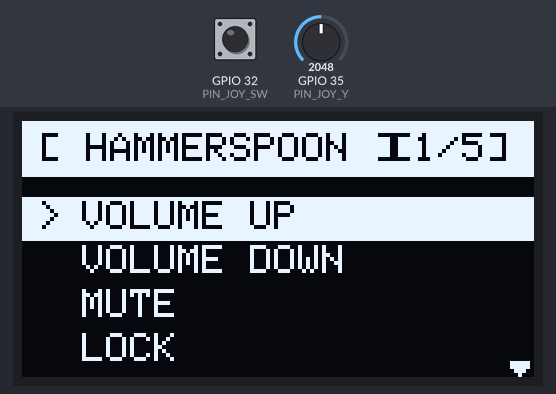
The sketch below on a simulated ESP32. Shown: 128×64 one-colour display. The test bench sets the inputs (shaded band); at power-on: GPIO 32 (PIN_JOY_SW) HIGH, GPIO 35 (PIN_JOY_Y) = 2048. WiFi joins after 1.5 s; servers stay silent unless stated; uploads are accepted with an empty reply; what the sketch prints to the serial monitor is not drawn.

Above: at 2.9 s.
3.0 s: GPIO 32 (PIN_JOY_SW) pulled LOW for 0.15 s
At 3.7 s:
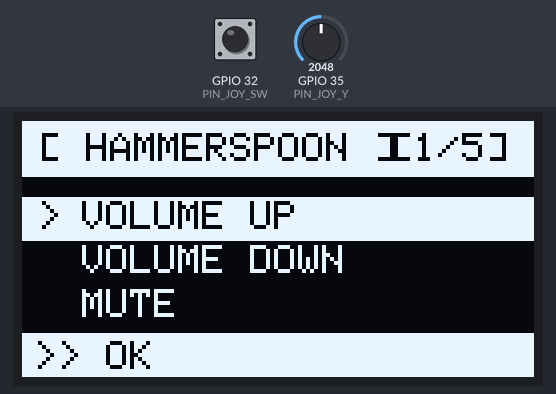
6.1 s: GPIO 35 (PIN_JOY_Y) set to 2957
7.6 s: GPIO 35 (PIN_JOY_Y) set to 3062
At 9.4 s:
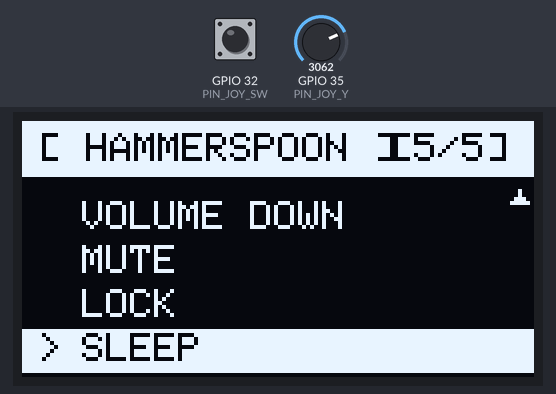
9.7 s: GPIO 32 (PIN_JOY_SW) pulled LOW for 1 s
At 11.1 s:
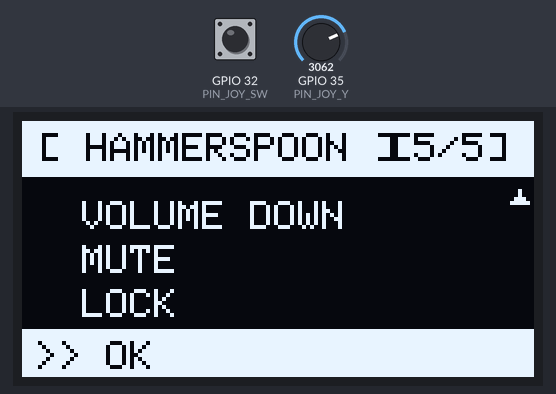
13.7 s: GPIO 35 (PIN_JOY_Y) set to 1025
15.2 s: GPIO 35 (PIN_JOY_Y) set to 935
At 15.34 s:
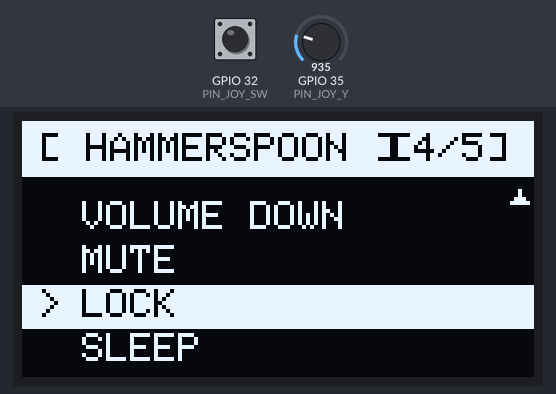
Timing chart, 0 to 18.2 s (numbered marks = the images above; inputs shaded):
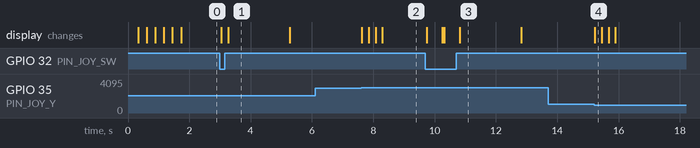

The sketch:

hammerspoon_deck_esp32.ino
```cpp
/*
 * ═══════════════════════════════════════════════
 *  HAMMERSPOON DECK — ESP32 + OLED 0.96"
 *  Motor de menú (copiado/adaptado de retro_terminal_esp32.ino)
 *  reconectado a un servidor Hammerspoon por HTTP en vez de MQTT.
 *  Al seleccionar un item hace POST a http://HOST:PORT/cmd con
 *  {"type":"action","payload":"<id>"} y el header X-Auth-Token.
 * ═══════════════════════════════════════════════
 *  Librerías: Adafruit SSD1306, Adafruit GFX
 *  Cableado: BTN_MENU=4  JOY_X=34  JOY_Y=35  JOY_SW=32  OLED SDA=21 SCL=22
 * ═══════════════════════════════════════════════
 */

#include <WiFi.h>
#include <HTTPClient.h>
#include <Wire.h>
#include <Adafruit_GFX.h>
#include <Adafruit_SSD1306.h>
#include "secrets.h"   // SECRET_WIFI_SSID, SECRET_WIFI_PASS, SECRET_HAMMERSPOON_TOKEN

// ---------- CONFIG ----------
const char* WIFI_SSID = SECRET_WIFI_SSID;
const char* WIFI_PASS = SECRET_WIFI_PASS;

const char* HAMMERSPOON_HOST  = "192.168.0.107";
const int   HAMMERSPOON_PORT  = 8484;
const char* HAMMERSPOON_TOKEN = SECRET_HAMMERSPOON_TOKEN;

// ---------- PINES ----------
#define PIN_BTN_MENU  4
#define PIN_JOY_Y     35
#define PIN_JOY_SW    32

// ---------- OLED ----------
#define SCREEN_W 128
#define SCREEN_H 64
#define OLED_ADDR 0x3C
Adafruit_SSD1306 display(SCREEN_W, SCREEN_H, &Wire, -1);

// ---------- MENÚ ----------
struct Menu {
  const char** items;
  const char** ids;
  int len;
  int index;
  int scroll;
};

const char* deckLabels[] = { "VOLUME UP", "VOLUME DOWN", "MUTE", "LOCK", "SLEEP" };
const char* deckIds[]    = { "volume_up", "volume_down", "mute_toggle", "lock", "sleep" };
Menu deckMenu = { deckLabels, deckIds, sizeof(deckLabels) / sizeof(deckLabels[0]), 0, 0 };
const int MENU_VISIBLE = 4;

// ---------- INPUT ----------
unsigned long lastBtn = 0, lastJoy = 0;
const unsigned long BTN_DEBOUNCE = 250;
const unsigned long JOY_REPEAT  = 180;

// ---------- RESULTADO DEL ÚLTIMO COMANDO ----------
char resultMsg[32] = "";
bool resultOk = false;
unsigned long resultAt = 0;

// ═══════════════ SETUP ═══════════════
void setup() {
  Serial.begin(115200);

  pinMode(PIN_BTN_MENU, INPUT_PULLUP);
  pinMode(PIN_JOY_SW,  INPUT_PULLUP);

  Wire.begin(21, 22);
  Wire.setClock(400000);
  if (!display.begin(SSD1306_SWITCHCAPVCC, OLED_ADDR)) {
    Serial.println("OLED no encontrado :(");
    while (true) delay(100);
  }

  connectWiFi();
  drawMenu();
}

// ═══════════════ LOOP ═══════════════
void loop() {
  handleInput();
  drawMenu();
  delay(30);
}

// ═══════════════ INPUT ═══════════════
void handleInput() {
  int y = analogRead(PIN_JOY_Y);
  if (millis() - lastJoy > JOY_REPEAT) {
    int dir = 0;
    if (y < 1000)      dir = -1;
    else if (y > 3000) dir = +1;
    if (dir != 0) {
      moveMenu(dir);
      lastJoy = millis();
    }
  }

  bool sw = (digitalRead(PIN_JOY_SW) == LOW);
  if (sw && millis() - lastBtn > BTN_DEBOUNCE) {
    lastBtn = millis();
    fireAction(deckMenu.index);
  }
}

void moveMenu(int dir) {
  deckMenu.index = constrain(deckMenu.index + dir, 0, deckMenu.len - 1);
  if (deckMenu.index <  deckMenu.scroll)                 deckMenu.scroll = deckMenu.index;
  if (deckMenu.index >= deckMenu.scroll + MENU_VISIBLE)  deckMenu.scroll = deckMenu.index - MENU_VISIBLE + 1;
}

// ═══════════════ HAMMERSPOON (HTTP) ═══════════════
void fireAction(int idx) {
  if (idx < 0 || idx >= deckMenu.len) return;

  strncpy(resultMsg, "...", sizeof(resultMsg) - 1);
  resultOk = true;
  resultAt = millis();
  drawMenu();

  if (WiFi.status() != WL_CONNECTED) {
    strncpy(resultMsg, "SIN WIFI", sizeof(resultMsg) - 1);
    resultOk = false;
    resultAt = millis();
    return;
  }

  HTTPClient http;
  char url[96];
  snprintf(url, sizeof(url), "http://%s:%d/cmd", HAMMERSPOON_HOST, HAMMERSPOON_PORT);
  http.begin(url);
  http.setTimeout(3000);
  http.addHeader("Content-Type", "application/json");
  http.addHeader("X-Auth-Token", HAMMERSPOON_TOKEN);

  char body[64];
  snprintf(body, sizeof(body), "{\"type\":\"action\",\"payload\":\"%s\"}", deckMenu.ids[idx]);

  int code = http.POST(body);
  resultOk = (code == 200);
  strncpy(resultMsg, resultOk ? "OK" : ("ERR " + String(code)).c_str(), sizeof(resultMsg) - 1);
  resultMsg[sizeof(resultMsg) - 1] = '\0';
  Serial.printf("[HAMMERSPOON] %s -> %d\n", deckMenu.ids[idx], code);

  http.end();
  resultAt = millis();
}

// ═══════════════ PANTALLA ═══════════════
void drawMenu() {
  display.clearDisplay();

  display.fillRect(0, 0, 128, 14, SSD1306_WHITE);
  display.setTextColor(SSD1306_BLACK);
  display.setTextSize(1);
  display.setCursor(4, 3);
  display.print(F("[ HAMMERSPOON ]"));

  display.setCursor(92, 3);
  display.print("[");
  display.print(deckMenu.index + 1);
  display.print("/");
  display.print(deckMenu.len);
  display.print("]");

  display.setTextColor(SSD1306_WHITE);
  for (int i = 0; i < MENU_VISIBLE; i++) {
    int idx = deckMenu.scroll + i;
    if (idx >= deckMenu.len) break;
    int yPos = 20 + i * 11;

    if (idx == deckMenu.index) {
      display.fillRect(0, yPos - 1, 128, 11, SSD1306_WHITE);
      display.setTextColor(SSD1306_BLACK);
      display.setCursor(4, yPos);
      display.print(F(">"));
      display.setCursor(15, yPos);
      display.print(deckMenu.items[idx]);
      display.setTextColor(SSD1306_WHITE);
    } else {
      display.setCursor(15, yPos);
      display.print(deckMenu.items[idx]);
    }
  }

  if (deckMenu.scroll > 0)                          display.fillTriangle(122, 20, 126, 20, 124, 17, SSD1306_WHITE);
  if (deckMenu.scroll + MENU_VISIBLE < deckMenu.len) display.fillTriangle(122, 60, 126, 60, 124, 63, SSD1306_WHITE);

  if (resultMsg[0] && millis() - resultAt < 2000) {
    display.fillRect(0, 53, 128, 11, SSD1306_WHITE);
    display.setTextColor(SSD1306_BLACK);
    display.setCursor(3, 55);
    display.print(resultOk ? F(">> ") : F("!! "));
    display.print(resultMsg);
    display.setTextColor(SSD1306_WHITE);
  }

  display.display();
}

// ═══════════════ WIFI ═══════════════
void connectWiFi() {
  display.clearDisplay();
  display.setCursor(0, 0);
  display.setTextColor(SSD1306_WHITE);
  display.print(F("WIFI: CONNECTING"));
  display.display();

  WiFi.mode(WIFI_STA);
  WiFi.begin(WIFI_SSID, WIFI_PASS);

  int dots = 0;
  while (WiFi.status() != WL_CONNECTED && dots < 40) {
    delay(250);
    display.print(".");
    display.display();
    dots++;
  }
}
```

secrets.example.h
```cpp
/*
 * secrets.example.h — PLANTILLA (sí se sube a GitHub)
 * ─────────────────────────────────────────────
 *  Copia este archivo como "secrets.h" (mismo folder del sketch),
 *  pon tus credenciales reales y NO subas ese secrets.h a GitHub.
 * ─────────────────────────────────────────────
 */
#pragma once

// ---- WiFi ----
#define SECRET_WIFI_SSID  "TU_SSID"
#define SECRET_WIFI_PASS  "TU_PASSWORD"

// ---- MQTT (deja "" si tu broker es anónimo) ----
#define SECRET_MQTT_USER  ""
#define SECRET_MQTT_PASS  ""

// ---- Hammerspoon (X-Auth-Token del servidor en ~/.hammerspoon/init.lua) ----
#define SECRET_HAMMERSPOON_TOKEN  "TU_TOKEN"
```

Measured:
- the behaviour switches between 3000 and 3001 on GPIO 35 (PIN_JOY_Y) (found by bisection; images 1 and 2)
- the behaviour switches between 1000 and 999 on GPIO 35 (PIN_JOY_Y) (found by bisection; images 3 and 4)
- after the input at 3.0 s, the display: first changes after 0.05 s (image 1 shows a later state)
- after the input at 6.1 s, every drawn part: stays the same
- after the input at 7.6 s, the display: first changes at once (image 2 shows a later state)
- after the input at 9.7 s, the display: first changes after 0.05 s (image 3 shows a later state)
- after the input at 13.7 s, every drawn part: stays the same
- after the input at 15.2 s, the display: changes at once (image 4)
- what the display in image 1 shows lasts 2.0 s, from 3.3 s to 5.3 s
